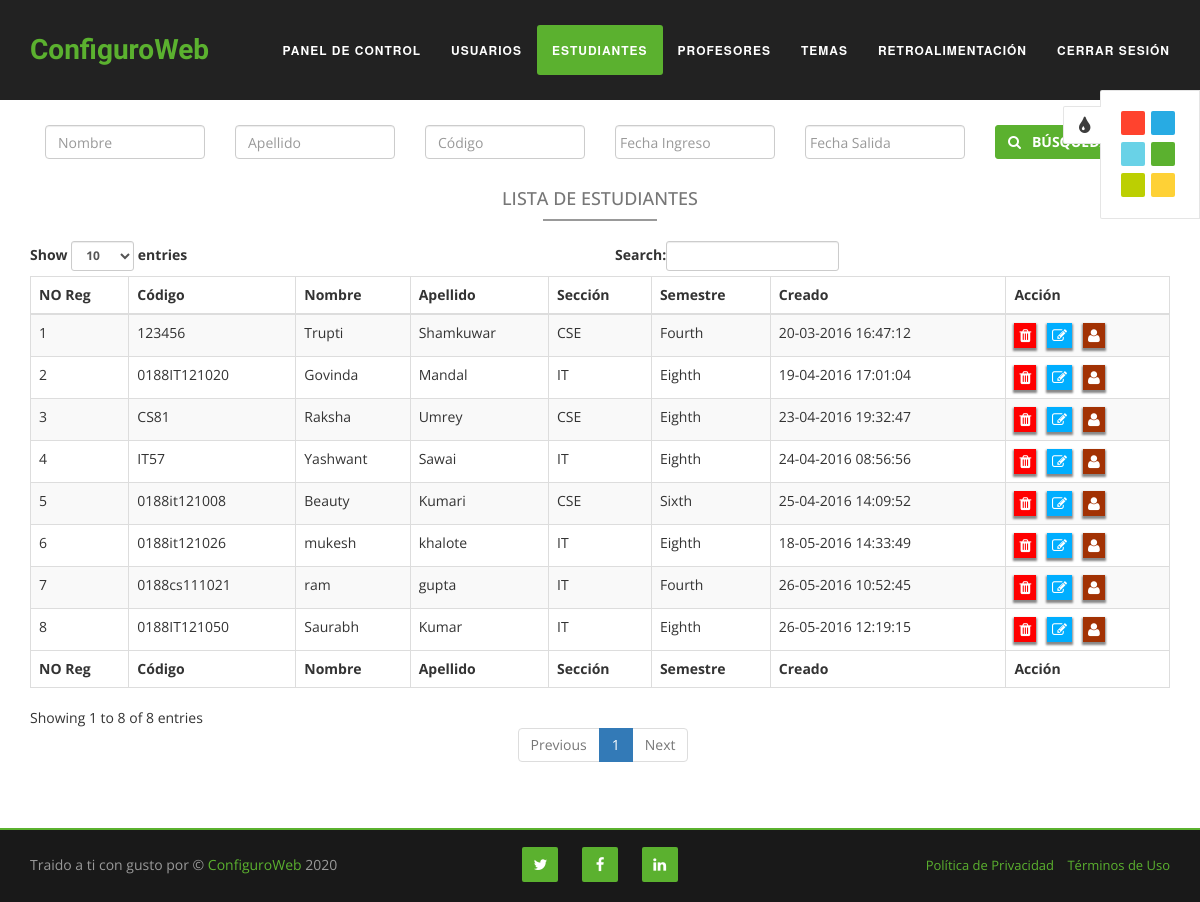
The page /studentlist.php (signed in) on the database its author committed.
### tables this page shows
CREATE TABLE `students` (
  `id` int(11) NOT NULL,
  `user_id` int(11) NOT NULL,
  `roll_no` varchar(50) NOT NULL,
  `branch` varchar(200) NOT NULL,
  `start_year` int(11) NOT NULL,
  `end_year` int(11) NOT NULL,
  `semester` varchar(200) NOT NULL,
  `status` int(11) NOT NULL,
  `created` datetime NOT NULL,
  `modified` datetime NOT NULL
);

CREATE TABLE `users` (
  `id` int(11) NOT NULL,
  `fname` varchar(100) NOT NULL,
  `lname` varchar(100) NOT NULL,
  `mobile` varchar(14) NOT NULL,
  `address` text NOT NULL,
  `gender` varchar(10) NOT NULL,
  `email` varchar(100) NOT NULL,
  `dob` datetime NOT NULL,
  `password` varchar(200) NOT NULL,
  `question` varchar(200) NOT NULL,
  `answer` varchar(200) NOT NULL,
  `role` varchar(50) NOT NULL,
  `imgurl` varchar(200) NOT NULL,
  `status` int(11) NOT NULL,
  `created` datetime NOT NULL,
  `modified` datetime NOT NULL
);

### classes/Connection.php (called while the page is built, shortened)
<?php
class Connection {
        private $host = "localhost";
        private $user = "root";
        private $password = "";
        private $database = "template";
        public function getConnection(){
            $conn = new mysqli($this->host, $this->user, $this->password, $this->database);
            return $conn;
        }
        public function allSelect($query){
            $conn = $this->getConnection();
            $result = $conn->query($query);
            return $result;
        }
}

### classes/Students.php (called while the page is built, shortened)
<?php
include_once 'Connection.php';
class Students {
    function selectAllStudent(){
        $connection = new Connection();
        $query = "SELECT users.fname,users.lname,users.email, students.* FROM students INNER JOIN users ON (users.id = students.user_id )";
        $result = $connection->allSelect($query);
        return $result;
    }
}

### studentlist.php (the view, shortened to what this page needs)
<?php
    include_once "classes/Students.php";
    $student = new Students();
    if(isset($_POST['fname'])){
        $fname = $_POST['fname'];
        $lname = $_POST['lname'];
        $start = $_POST['start'];
        $end = $_POST['end'];
        $student->setRoll_no($_POST['roll_no']);
        $result = $student->searchStudent($fname,$lname,$start,$end);
    }else{
        $result = $student->selectAllStudent();
    }
include  "header.php";
?>
<link rel="stylesheet" href="css/header.css" >
        <section id="feature" class="feature-section first-section">
            <div class="container">
                <div class="row" style="margin-top: 10px">
                    <div class="col-md-12">
                        <form method="post">
                            <div class='col-md-2'>
                                <input type='text' class="form-control" placeholder="Nombre" name="fname">
                            </div>
                            <div class='col-md-2'>
                                <input type='text' class="form-control" placeholder="Apellido" name="lname">
                            </div>
                            <div class='col-md-2'>
                                <input type='text' class="form-control" placeholder="Código" name="roll_no">
                            </div>
                            <div class='col-md-2'>
                                <input type='text' class="form-control date datepicker" placeholder="Fecha Ingreso" name="start" data-provide="datepicker" data-date-format="dd-mm-yyyy">
                            </div>
                            <div class='col-md-2'>
                                <input type='text' class="form-control date datepicker" placeholder="Fecha Salida" name="end" data-provide="datepicker" data-date-format="dd-mm-yyyy">
                            </div>
                            <div class='col-md-2'>
                                <button type="submit" name="search" class="btn btn-primary"><strong><span class="fa fa-search"></span> &nbsp;&nbsp;Búsqueda</strong></button>
                            </div>
                        </form>
                    </div>
                </div>
                <div class="row">
                    <div class="col-md-12">
                        <div class="welcome-section">
                                <h4 class="text-center"> Lista de Estudiantes </h4>
                                <div class="border"></div>
                                <br/>
                                <table id="example" class="table table-striped table-bordered" cellspacing="0" width="100%">
                                    <thead>
                                        <tr>
                                            <th>NO Reg</th>
                                            <th>Código</th>
                                            <th>Nombre</th>
                                            <th>Apellido</th>
                                            <th>Sección</th>
                                            <th>Semestre</th>
                                            <th>Creado</th>
                                            <th>Acción </th>
                                        </tr>
                                    </thead>
                                    <tfoot>
                                        <tr>
                                            <th>NO Reg</th>
                                            <th>Código</th>
                                            <th>Nombre</th>
                                            <th>Apellido</th>
                                            <th>Sección</th>
                                            <th>Semestre</th>
                                            <th>Creado</th>
                                            <th>Acción </th>
                                        </tr>
                                    </tfoot>
                                    <tbody>
                                        <?php if($result->num_rows > 0) {
                                                $count=1;
                                                while ($row = $result->fetch_assoc()) {
                                            ?>
                                        <tr>
                                            <td><?php echo $count; ?></td>
                                            <td><?php echo $row['roll_no']; ?></td>
                                            <td><?php echo $row['fname']; ?></td>
                                            <td><?php echo $row['lname']; ?></td>
                                            <td><?php echo $row['branch']; ?></td>
                                            <td><?php echo $row['semester']; ?></td>
                                            <td><?php echo date('d-m-Y H:i:s',strtotime($row['created'])); ?></td>
                                            <td>
                                                <a href="deletestudent.php?id=<?php echo $row['id']; ?>" title="eliminar"><span class='fa fa-trash sp'></span></a>&nbsp;&nbsp;
                                                <a href="editstudent.php?id=<?php echo $row['id']; ?>" title="editar"><span class='fa fa-edit sp'></span></a>&nbsp;&nbsp;
                                                <a href="studentprofile.php?id=<?php echo $row['user_id']; ?>" title="ver"><span class='fa fa-user sp'></span></a>
                                            </td>
                                        </tr>
                                        <?php
                                                $count++;
                                                    }
                                            } ?>
                                    </tbody>
                                </table>
                        </div>
                    </div>
                    <div class="col-md-6 col-xs-12"></div>
                </div>
            </div>
        </section>
<?php include "footer.php"; ?>

### css/style.css (style rules this page uses)
body { overflow-x: hidden; font-family: 'Open Sans', sans-serif; }
a, a:hover, a:focus, a:active, a.active { outline: 0; }
h1, h2, h3, h4, h5, h6 { text-transform: uppercase; }
.btn-primary { text-transform: uppercase; font-weight: 300; color: #fff; -webkit-border-radius:3px; -moz-border-radius:3px; -o-border-radius:3px; border-radius:3px; -webkit-transition: all 0.3s; -moz-transition: all 0.3s; -o-transition: all 0.3s; transition: all 0.3s; }
.feature-section { padding-top: 100px; }
.welcome-section { padding-bottom: 40px; }
.border { border-top: 1px solid #999; border-bottom: 1px solid #999; margin: 0 45%; -webkit-transition: all 0.3s; -moz-transition: all 0.3s; -o-transition: all 0.3s; transition: all 0.3s; }
.welcome-section h4 { padding-top: 20px; color: #777; }

### css/color/green.css (style rules this page uses)
a { color: #5BB12F; }
.btn-primary { border-color: #5BB12F; background-color: #5BB12F; }

### css/color/light-red.css (style rules this page uses)
a { color: #FF432E; }
.btn-primary { border-color: #FF432E; background-color: #FF432E; }

### css/color/blue.css (style rules this page uses)
a { color: #28ABE3; }
.btn-primary { border-color: #28ABE3; background-color: #28ABE3; }

### css/color/light-blue.css (style rules this page uses)
a { color: #69D2E7; }
.btn-primary { border-color: #69D2E7; background-color: #69D2E7; }

### css/color/yellow.css (style rules this page uses)
a { color: #FED136; }
.btn-primary { border-color: #FED136; background-color: #FED136; }

### css/color/light-green.css (style rules this page uses)
a { color: #BCCF02; }
.btn-primary { border-color: #BCCF02; background-color: #BCCF02; }

### css/custom.css (style rules this page uses)
.fa.fa-trash.sp { background: red none repeat scroll 0 0; }
.sp { box-shadow: 0 2px 2px 1px #888; color: #fff; padding: 5px; font-size: 15px; }
.fa.fa-edit.sp { background: #00aeff; }
.fa.fa-user.sp { background: #a23204; }

### css/datepicker.css (style rules this page uses)
.datepicker { padding: 4px; -webkit-border-radius: 4px; -moz-border-radius: 4px; border-radius: 4px; direction: ltr; }

### css/header.css (style rules this page uses)
.first-section { padding-top:115px; }

### rows shown on the page
students: roll_no "123456", user.fname "Trupti", user.lname "Shamkuwar", branch "CSE", semester "Fourth", created "20-03-2016 16:47:12"
students: roll_no "0188IT121020", user.fname "Govinda", user.lname "Mandal", branch "IT", semester "Eighth", created "19-04-2016 17:01:04"
students: roll_no "CS81", user.fname "Raksha", user.lname "Umrey", branch "CSE", semester "Eighth", created "23-04-2016 19:32:47"
students: roll_no "IT57", user.fname "Yashwant", user.lname "Sawai", branch "IT", semester "Eighth", created "24-04-2016 08:56:56"
students: roll_no "0188it121008", user.fname "Beauty", user.lname "Kumari", branch "CSE", semester "Sixth", created "25-04-2016 14:09:52"
students: roll_no "0188it121026", user.fname "mukesh", user.lname "khalote", branch "IT", semester "Eighth", created "18-05-2016 14:33:49"
students: roll_no "0188cs111021", user.fname "ram", user.lname "gupta", branch "IT", semester "Fourth", created "26-05-2016 10:52:45"
students: roll_no "0188IT121050", user.fname "Saurabh", user.lname "Kumar", branch "IT", semester "Eighth", created "26-05-2016 12:19:15"
